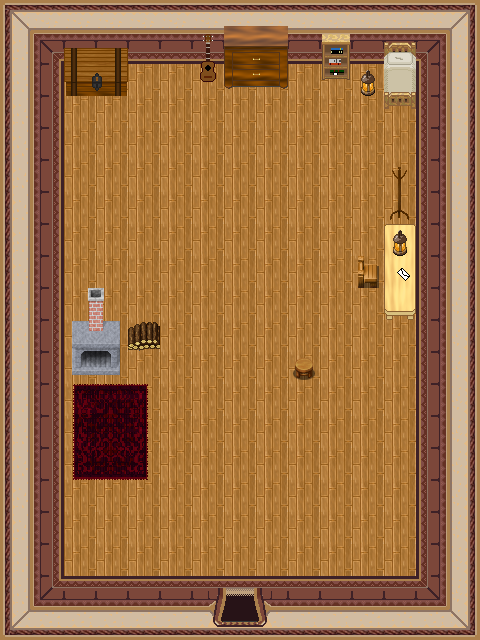

Rendered tile map (Tiled .tmx) drawn with the repository's tilesets; below, a short description and the map source with its tile grids summarised:
An orthogonal 15x20 tile map with 32x32 px tiles, 4 tile layers (0_floor, 1_terrain, 2_object, 3_roof), 3 hidden layers not drawn, 20 tilesets.

<map version="1.0" tiledversion="1.1.3" orientation="orthogonal" renderorder="right-down" width="15" height="20" tilewidth="32" tileheight="32" infinite="0" nextobjectid="1">
 <tileset firstgid="1" name="furniture/light/small_lamp" tilewidth="32" tileheight="32" tilecount="4" columns="4">
  <image source="../../tileset/furniture/light/small_lamp.png" width="128" height="32" />
 </tileset>
 <tileset firstgid="5" name="furniture/shelve/bright_bookshelf_and_cupboard" tilewidth="32" tileheight="32" tilecount="6" columns="3">
  <image source="../../tileset/furniture/shelve/bright_bookshelf_and_cupboard.png" width="96" height="64" />
 </tileset>
 <tileset firstgid="11" name="logic/collision" tilewidth="32" tileheight="32" tilecount="1" columns="1">
  <image source="../../tileset/logic/collision.png" width="32" height="32" />
 </tileset>
 <tileset firstgid="12" name="logic/portal" tilewidth="32" tileheight="32" tilecount="7" columns="7">
  <image source="../../tileset/logic/portal.png" width="224" height="32" />
 </tileset>
 <tileset firstgid="19" name="item/chest/large" tilewidth="32" tileheight="32" tilecount="8" columns="4">
  <image source="../../tileset/item/chest/large.png" width="128" height="64" />
 </tileset>
 <tileset firstgid="27" name="building/wall/int_wall_dark_red" tilewidth="32" tileheight="32" tilecount="16" columns="4">
  <image source="../../tileset/building/wall/int_wall_dark_red.png" width="128" height="128" />
 </tileset>
 <tileset firstgid="43" name="building/wall/int_wall_dark_red_corners" tilewidth="32" tileheight="32" tilecount="16" columns="4">
  <image source="../../tileset/building/wall/int_wall_dark_red_corners.png" width="128" height="128" />
 </tileset>
 <tileset firstgid="59" name="ground/indoor/floors_3" tilewidth="32" tileheight="32" tilecount="12" columns="6">
  <image source="../../tileset/ground/indoor/floors_3.png" width="192" height="64" />
 </tileset>
 <tileset firstgid="71" name="building/entrance/dark_red_ns" tilewidth="32" tileheight="32" tilecount="12" columns="3">
  <image source="../../tileset/building/entrance/dark_red_ns.png" width="96" height="128" />
 </tileset>
 <tileset firstgid="83" name="table/long_front_on_pale" tilewidth="32" tileheight="32" tilecount="3" columns="1">
  <image source="../../tileset/furniture/table/long_front_on_pale.png" width="32" height="96" />
 </tileset>
 <tileset firstgid="86" name="furniture/chair/wooden_pale" tilewidth="32" tileheight="32" tilecount="4" columns="2">
  <image source="../../tileset/furniture/chair/wooden_pale.png" width="64" height="64" />
 </tileset>
 <tileset firstgid="90" name="furniture/bed/single_dingy_white" tilewidth="32" tileheight="32" tilecount="3" columns="1">
  <image source="../../tileset/furniture/bed/single_dingy_white.png" width="32" height="96" />
 </tileset>
 <tileset firstgid="93" name="furniture/chair/stool" tilewidth="32" tileheight="32" tilecount="1" columns="1">
  <image source="../../tileset/furniture/chair/stool.png" width="32" height="32" />
 </tileset>
 <tileset firstgid="94" name="furniture/carpet/black_red" tilewidth="32" tileheight="32" tilecount="9" columns="3">
  <image source="../../tileset/furniture/carpet/black_red.png" width="96" height="96" />
 </tileset>
 <tileset firstgid="103" name="furniture/kitchen/warmer_2" tilewidth="32" tileheight="32" tilecount="6" columns="2">
  <image source="../../tileset/furniture/kitchen/warmer_2.png" width="64" height="96" />
 </tileset>
 <tileset firstgid="109" name="furniture/other/clothes_rack" tilewidth="32" tileheight="32" tilecount="2" columns="1">
  <image source="../../tileset/furniture/other/clothes_rack.png" width="32" height="64" />
 </tileset>
 <tileset firstgid="111" name="furniture/other/drawer_without_runner" tilewidth="32" tileheight="32" tilecount="6" columns="2">
  <image source="../../tileset/furniture/other/drawer_without_runner.png" width="64" height="96" />
 </tileset>
 <tileset firstgid="117" name="item/instrument/ukulele" tilewidth="32" tileheight="32" tilecount="16" columns="4">
  <image source="../../tileset/item/instrument/ukulele.png" width="128" height="128" />
 </tileset>
 <tileset firstgid="133" name="item/documents/letter" tilewidth="32" tileheight="32" tilecount="2" columns="2">
  <image source="../../tileset/item/documents/letter.png" width="64" height="32" />
 </tileset>
 <tileset firstgid="135" name="item/firewood" tilewidth="32" tileheight="32" tilecount="12" columns="3">
  <image source="../../tileset/item/firewood.png" width="96" height="128" />
 </tileset>
 <layer name="0_floor" width="15" height="20">
  <data>[300 cells, 300 non-empty, 17 distinct tile ids]</data>
 </layer>
 <layer name="1_terrain" width="15" height="20">
  <data>[300 cells, 44 non-empty, 44 distinct tile ids]</data>
 </layer>
 <layer name="2_object" width="15" height="20">
  <data>[300 cells, 2 non-empty, 2 distinct tile ids]</data>
 </layer>
 <layer name="3_roof" width="15" height="20">
  <data>[300 cells, 3 non-empty, 3 distinct tile ids]</data>
 </layer>
 <layer name="objects" width="15" height="20" visible="0">
  <data>[300 cells, 2 non-empty, 1 distinct tile ids]</data>
 </layer>
 <layer name="collision" width="15" height="20" visible="0" opacity="0.46">
  <data>[300 cells, 137 non-empty, 1 distinct tile ids]</data>
 </layer>
 <layer name="protection" width="15" height="20" visible="0">
  <data>[300 cells, 0 non-empty, 0 distinct tile ids]</data>
 </layer>
</map>
